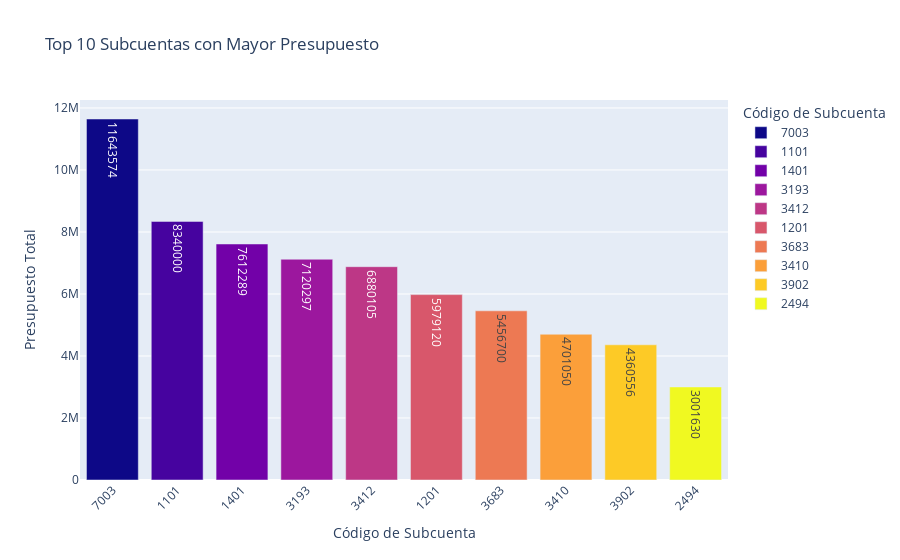

The notebook cell saved with this chart:
### Code cell
if not subcuentas.empty:
    top_subcuentas = subcuentas.groupby("ACCT")["BUDGET"].sum().sort_values(ascending=False).head(10)
    df_top = top_subcuentas.reset_index()
    df_top.columns = ["Subcuenta", "Presupuesto"]
    
    fig = px.bar(
        df_top,
        x="Subcuenta",
        y="Presupuesto",
        title="Top 10 Subcuentas con Mayor Presupuesto",
        labels={"Subcuenta": "Código de Subcuenta", "Presupuesto": "Presupuesto Total"},
        text="Presupuesto",
        color="Subcuenta",
        color_discrete_sequence=px.colors.sequential.Plasma
    )

    fig.update_layout(xaxis_tickangle=-45)
    fig.show()
else:
    print("No se encontraron subcuentas con ese nombre exacto.")

### Figure 1 — Plotly figure (JSON) as saved in the notebook; plotly's stock layout.template omitted (floating-point values rounded to 4 significant figures)
{"data": [{"alignmentgroup": "True", "hovertemplate": "Código de Subcuenta=%{x}<br>Presupuesto Total=%{text}<extra></extra>", "legendgroup": "7003", "marker": {"color": "#0d0887", "pattern": {"shape": ""}}, "name": "7003", "offsetgroup": "7003", "orientation": "v", "showlegend": true, "text": [11643574], "textposition": "auto", "type": "bar", "x": ["7003"], "xaxis": "x", "y": [11643574], "yaxis": "y"}, {"alignmentgroup": "True", "hovertemplate": "Código de Subcuenta=%{x}<br>Presupuesto Total=%{text}<extra></extra>", "legendgroup": "1101", "marker": {"color": "#46039f", "pattern": {"shape": ""}}, "name": "1101", "offsetgroup": "1101", "orientation": "v", "showlegend": true, "text": [8340000], "textposition": "auto", "type": "bar", "x": ["1101"], "xaxis": "x", "y": [8340000], "yaxis": "y"}, {"alignmentgroup": "True", "hovertemplate": "Código de Subcuenta=%{x}<br>Presupuesto Total=%{text}<extra></extra>", "legendgroup": "1401", "marker": {"color": "#7201a8", "pattern": {"shape": ""}}, "name": "1401", "offsetgroup": "1401", "orientation": "v", "showlegend": true, "text": [7612289], "textposition": "auto", "type": "bar", "x": ["1401"], "xaxis": "x", "y": [7612289], "yaxis": "y"}, {"alignmentgroup": "True", "hovertemplate": "Código de Subcuenta=%{x}<br>Presupuesto Total=%{text}<extra></extra>", "legendgroup": "3193", "marker": {"color": "#9c179e", "pattern": {"shape": ""}}, "name": "3193", "offsetgroup": "3193", "orientation": "v", "showlegend": true, "text": [7120297], "textposition": "auto", "type": "bar", "x": ["3193"], "xaxis": "x", "y": [7120297], "yaxis": "y"}, {"alignmentgroup": "True", "hovertemplate": "Código de Subcuenta=%{x}<br>Presupuesto Total=%{text}<extra></extra>", "legendgroup": "3412", "marker": {"color": "#bd3786", "pattern": {"shape": ""}}, "name": "3412", "offsetgroup": "3412", "orientation": "v", "showlegend": true, "text": [6880105], "textposition": "auto", "type": "bar", "x": ["3412"], "xaxis": "x", "y": [6880105], "yaxis": "y"}, {"alignmentgroup": "True", "hovertemplate": "Código de Subcuenta=%{x}<br>Presupuesto Total=%{text}<extra></extra>", "legendgroup": "1201", "marker": {"color": "#d8576b", "pattern": {"shape": ""}}, "name": "1201", "offsetgroup": "1201", "orientation": "v", "showlegend": true, "text": [5979120], "textposition": "auto", "type": "bar", "x": ["1201"], "xaxis": "x", "y": [5979120], "yaxis": "y"}, {"alignmentgroup": "True", "hovertemplate": "Código de Subcuenta=%{x}<br>Presupuesto Total=%{text}<extra></extra>", "legendgroup": "3683", "marker": {"color": "#ed7953", "pattern": {"shape": ""}}, "name": "3683", "offsetgroup": "3683", "orientation": "v", "showlegend": true, "text": [5456700], "textposition": "auto", "type": "bar", "x": ["3683"], "xaxis": "x", "y": [5456700], "yaxis": "y"}, {"alignmentgroup": "True", "hovertemplate": "Código de Subcuenta=%{x}<br>Presupuesto Total=%{text}<extra></extra>", "legendgroup": "3410", "marker": {"color": "#fb9f3a", "pattern": {"shape": ""}}, "name": "3410", "offsetgroup": "3410", "orientation": "v", "showlegend": true, "text": [4701050], "textposition": "auto", "type": "bar", "x": ["3410"], "xaxis": "x", "y": [4701050], "yaxis": "y"}, {"alignmentgroup": "True", "hovertemplate": "Código de Subcuenta=%{x}<br>Presupuesto Total=%{text}<extra></extra>", "legendgroup": "3902", "marker": {"color": "#fdca26", "pattern": {"shape": ""}}, "name": "3902", "offsetgroup": "3902", "orientation": "v", "showlegend": true, "text": [4360556], "textposition": "auto", "type": "bar", "x": ["3902"], "xaxis": "x", "y": [4360556], "yaxis": "y"}, {"alignmentgroup": "True", "hovertemplate": "Código de Subcuenta=%{x}<br>Presupuesto Total=%{text}<extra></extra>", "legendgroup": "2494", "marker": {"color": "#f0f921", "pattern": {"shape": ""}}, "name": "2494", "offsetgroup": "2494", "orientation": "v", "showlegend": true, "text": [3001630], "textposition": "auto", "type": "bar", "x": ["2494"], "xaxis": "x", "y": [3001630], "yaxis": "y"}], "layout": {"autosize": true, "barmode": "relative", "legend": {"title": {"text": "Código de Subcuenta"}, "tracegroupgap": 0}, "title": {"text": "Top 10 Subcuentas con Mayor Presupuesto"}, "xaxis": {"anchor": "y", "autorange": true, "categoryarray": ["7003", "1101", "1401", "3193", "3412", "1201", "3683", "3410", "3902", "2494"], "categoryorder": "array", "domain": [0, 1], "range": [-0.5, 9.5], "tickangle": -45, "title": {"text": "Código de Subcuenta"}, "type": "category"}, "yaxis": {"anchor": "x", "autorange": true, "domain": [0, 1], "range": [0, 12260000.0], "title": {"text": "Presupuesto Total"}, "type": "linear"}}}
